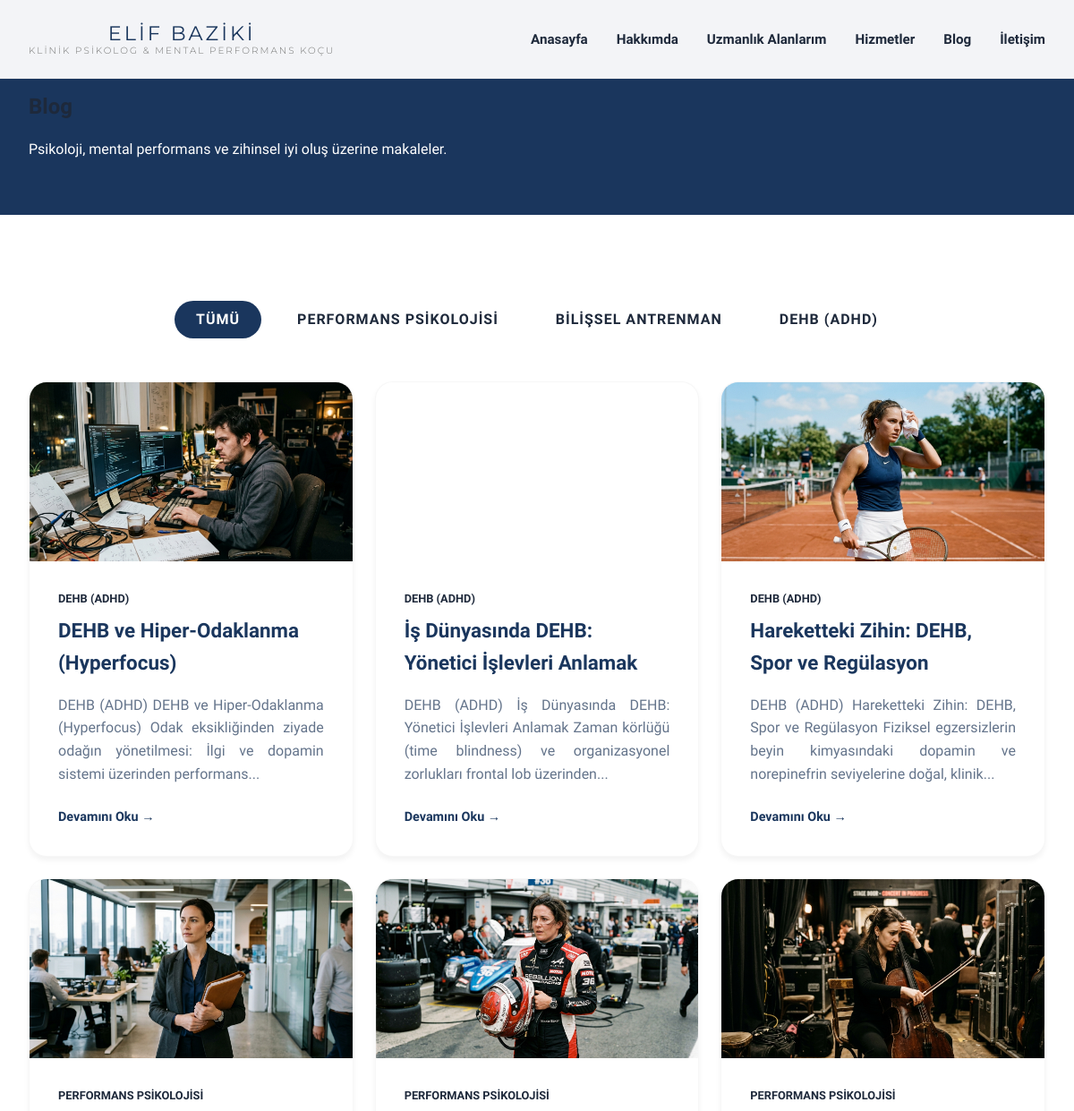
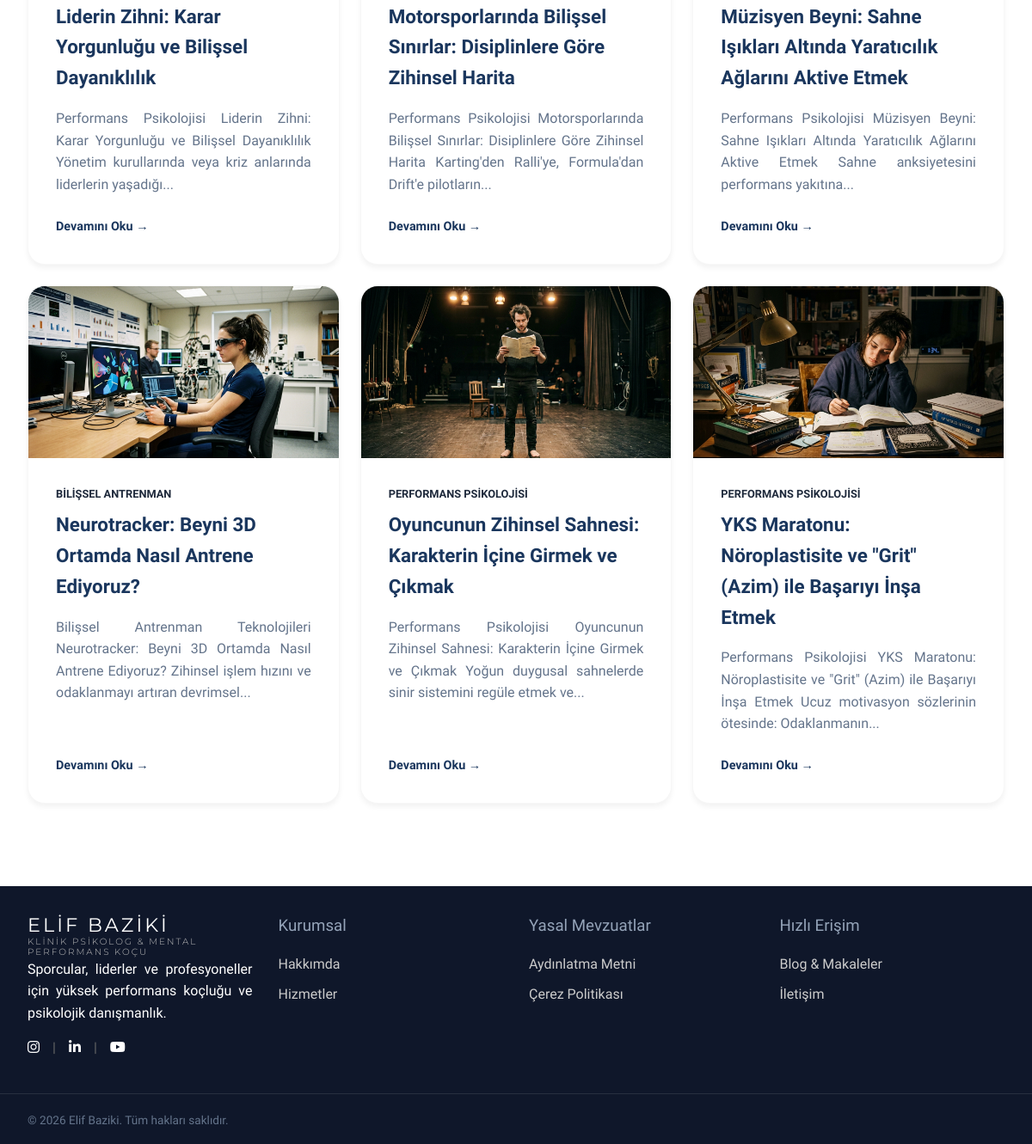
Page /blog on the committed database (2 pictures, top to bottom).
### tables this page shows
CREATE TABLE blog_posts (
        id INTEGER PRIMARY KEY AUTOINCREMENT,
        slug TEXT UNIQUE,
        title TEXT,
        meta_description TEXT,
        focus_keyword TEXT,
        keywords TEXT,
        featured_image TEXT,
        content TEXT,
        created_at DATETIME DEFAULT CURRENT_TIMESTAMP,
        updated_at DATETIME DEFAULT CURRENT_TIMESTAMP
    );

### includes/functions.php (called while the page is built, shortened)
<?php
function get_all_posts($db) {
    $stmt = $db->query("SELECT * FROM blog_posts ORDER BY created_at DESC");
    return $stmt->fetchAll();
}

### includes/config.php (called while the page is built, shortened)
<?php
function get_setting($db, $key, $default = '') {
    $stmt = $db->prepare("SELECT setting_value FROM settings WHERE setting_key = ?");
    $stmt->execute([$key]);
    $result = $stmt->fetch();
    return $result ? $result['setting_value'] : $default;
}

### templates/blog-liste.php (the view, shortened to what this page needs)
<?php
require_once BASE_PATH . '/includes/header.php';
?>
<section class="page-header" style="background: var(--primary-color); color: white; padding: 100px 0 60px;">
    <div class="container">
        <h1>Blog</h1>
        <p>Psikoloji, mental performans ve zihinsel iyi oluş üzerine makaleler.</p>
    </div>
</section>
<section class="section">
    <div class="container">
        <div style="display: flex; gap: 1rem; margin-bottom: 3rem; flex-wrap: wrap; justify-content: center;">
            <a href="#" class="btn-main" style="background: var(--primary-color); color: var(--white); padding: 0.5rem 1.5rem;">Tümü</a>
            <a href="#" class="btn-main" style="background: transparent; color: var(--text-dark); border-color: #ddd; padding: 0.5rem 1.5rem;">Performans Psikolojisi</a>
            <a href="#" class="btn-main" style="background: transparent; color: var(--text-dark); border-color: #ddd; padding: 0.5rem 1.5rem;">Bilişsel Antrenman</a>
            <a href="#" class="btn-main" style="background: transparent; color: var(--text-dark); border-color: #ddd; padding: 0.5rem 1.5rem;">DEHB (ADHD)</a>
        </div>
        <div class="specialties-grid">
            <?php
            $posts = get_all_posts($db);
            foreach($posts as $post):
                $img = $post['featured_image'] ? htmlspecialchars($post['featured_image']) : BASE_URL . '/assets/images/default-blog.jpg';
                $cat = $post['keywords'] ? htmlspecialchars($post['keywords']) : 'Genel';
            ?>
            <div class="card" style="padding: 0; overflow: hidden; display: flex; flex-direction: column;">
                <div style="height: 200px; background-image: url('<?php echo $img; ?>'); background-size: cover; background-position: center;"></div>
                <div style="padding: 2rem; flex: 1; display: flex; flex-direction: column;">
                    <span style="color: var(--accent); font-size: 0.8rem; font-weight: 600; text-transform: uppercase; margin-bottom: 0.5rem;"><?php echo $cat; ?></span>
                    <h3 style="margin-bottom: 1rem;"><a href="<?php echo BASE_URL; ?>/blog/<?php echo $post['slug']; ?>"><?php echo htmlspecialchars($post['title']); ?></a></h3>
                    <p style="margin-bottom: 1.5rem; flex: 1;"><?php echo htmlspecialchars($post['meta_description']); ?></p>
                    <a href="<?php echo BASE_URL; ?>/blog/<?php echo $post['slug']; ?>" style="color: var(--primary-color); font-weight: 600; font-size: 0.9rem;">Devamını Oku &rarr;</a>
                </div>
            </div>
            <?php endforeach; ?>
        </div>
    </div>
</section>
<?php require_once BASE_PATH . '/includes/footer.php'; ?>

### index.php (shortened to what this page needs)
<?php
require_once 'includes/config.php';
require_once 'includes/functions.php';
$route = isset($_GET['route']) ? rtrim($_GET['route'], '/') : '';
$allowed_pages = ['hakkimda', 'hizmetler', 'iletisim', 'uzmanlik-alanlari'];
if ($route == '' || $route == 'anasayfa' || $route == 'index') {
    $page = 'anasayfa.php';
} elseif ($route == 'admin' || strpos($route, 'admin/') === 0) {
    header('Location: ' . BASE_URL . '/admin/');
    exit;
} elseif ($route == 'submit-contact') {
    $page = 'submit-contact.php';
} elseif ($route == 'blog') {
    $page = 'blog-liste.php';
} elseif (preg_match('#^test/(.+)$#', $route, $matches)) {
    $slug = $matches[1];
    $page = 'test-detay.php';
} else {
    if (in_array($route, $allowed_pages)) {
        $page = $route . '.php';
    } else {
        $page = '404.php';
    }
}
$template_path = BASE_PATH . '/templates/' . $page;
if (file_exists($template_path)) {
    require $template_path;
} else {
    require BASE_PATH . '/templates/404.php';
}

### includes/header.php (shortened to what this page needs)
<!DOCTYPE html>
<html lang="tr">
<head>
    <link rel="stylesheet" href="<?php echo BASE_URL; ?>/assets/css/style.css?v=<?php echo time(); ?>">
    <link rel="stylesheet" href="https://cdnjs.cloudflare.com/ajax/libs/font-awesome/6.4.0/css/all.min.css">
</head>
<body>
    <nav class="navbar">
        <div class="container nav-container">
            <a href="<?php echo BASE_URL; ?>" class="logo" style="display:flex; flex-direction:column; line-height:1.2; align-items:center; text-align:center;">
                Elif Baziki
                <span style="font-size: 0.65rem; font-weight: 300; color: #777; letter-spacing: 2px; text-transform: uppercase;">KLİNİK PSİKOLOG & MENTAL PERFORMANS KOÇU</span>
            </a>
            <div class="nav-links">
                <a href="<?php echo BASE_URL; ?>">Anasayfa</a>
                <a href="<?php echo BASE_URL; ?>/hakkimda">Hakkımda</a>
                <a href="<?php echo BASE_URL; ?>/uzmanlik-alanlari" class="hide-on-mobile">Uzmanlık Alanlarım</a>
                <a href="<?php echo BASE_URL; ?>/hizmetler">Hizmetler</a>
                <a href="<?php echo BASE_URL; ?>/blog">Blog</a>
                <a href="<?php echo BASE_URL; ?>/iletisim">İletişim</a>
            </div>
        </div>
    </nav>

### includes/footer.php (shortened to what this page needs)
<?php
$footer_data = [
    'kurumsal' => [],
    'yasal' => [],
    'hizli_erisim' => []
];
$social_instagram = get_setting($db, 'social_instagram', '#');
$social_linkedin = get_setting($db, 'social_linkedin', '#');
$social_youtube = get_setting($db, 'social_youtube', '#');
?>
    <footer class="footer">
        <div class="container footer-content" style="display: grid; grid-template-columns: repeat(auto-fit, minmax(200px, 1fr)); gap: 30px;">
            <div class="footer-brand">
                <a href="<?php echo BASE_URL; ?>" class="logo" style="display:flex; flex-direction:column; line-height:1.2; color: #fff; align-items:flex-start;">
                    Elif Baziki
                    <span style="font-size: 0.65rem; font-weight: 300; color: #bbb; letter-spacing: 2px; text-transform: uppercase;">KLİNİK PSİKOLOG & MENTAL PERFORMANS KOÇU</span>
                </a>
                <p>Sporcular, liderler ve profesyoneller için yüksek performans koçluğu ve psikolojik danışmanlık.</p>
                <div class="social-links" style="margin-top: 15px; display: flex; align-items: center; gap: 15px;">
                    <a href="<?php echo htmlspecialchars($social_instagram); ?>" aria-label="Instagram" target="_blank"><i class="fab fa-instagram"></i></a>
                    <span style="color: #666;">|</span>
                    <a href="<?php echo htmlspecialchars($social_linkedin); ?>" aria-label="LinkedIn" target="_blank"><i class="fab fa-linkedin-in"></i></a>
                    <span style="color: #666;">|</span>
                    <a href="<?php echo htmlspecialchars($social_youtube); ?>" aria-label="YouTube" target="_blank"><i class="fab fa-youtube"></i></a>
                </div>
            </div>
            <div class="footer-links">
                <h3 style="color: #94a3b8; font-weight: 300;">Kurumsal</h3>
                <ul style="list-style: none; padding: 0; margin: 0;">
                    <?php if(empty($footer_data['kurumsal'])): ?>
                        <li style="margin-bottom: 10px;"><a href="<?php echo BASE_URL; ?>/hakkimda" style="color: #ccc; text-decoration: none;">Hakkımda</a></li>
                        <li style="margin-bottom: 10px;"><a href="<?php echo BASE_URL; ?>/hizmetler" style="color: #ccc; text-decoration: none;">Hizmetler</a></li>
                    <?php endif; ?>
                </ul>
            </div>
            <div class="footer-links">
                <h3 style="color: #94a3b8; font-weight: 300;">Yasal Mevzuatlar</h3>
                <ul style="list-style: none; padding: 0; margin: 0;">
                    <?php if(empty($footer_data['yasal'])): ?>
                        <li style="margin-bottom: 10px;"><a href="#" style="color: #ccc; text-decoration: none;">Aydınlatma Metni</a></li>
                        <li style="margin-bottom: 10px;"><a href="#" style="color: #ccc; text-decoration: none;">Çerez Politikası</a></li>
                    <?php endif; ?>
                </ul>
            </div>
            <div class="footer-links">
                <h3 style="color: #94a3b8; font-weight: 300;">Hızlı Erişim</h3>
                <ul style="list-style: none; padding: 0; margin: 0;">
                    <?php if(empty($footer_data['hizli_erisim'])): ?>
                        <li style="margin-bottom: 10px;"><a href="<?php echo BASE_URL; ?>/blog" style="color: #ccc; text-decoration: none;">Blog & Makaleler</a></li>
                        <li style="margin-bottom: 10px;"><a href="<?php echo BASE_URL; ?>/iletisim" style="color: #ccc; text-decoration: none;">İletişim</a></li>
                    <?php endif; ?>
                </ul>
            </div>
        </div>
        <div class="footer-bottom" style="margin-top: 40px; border-top: 1px solid rgba(255,255,255,0.1); padding-top: 20px;">
            <div class="container" style="text-align: center;">
                <p>&copy; <?php echo date('Y'); ?> Elif Baziki. Tüm hakları saklıdır.</p>
            </div>
        </div>
    </footer>
</body>
</html>

### assets/css/style.css (style rules this page uses)
:root { --primary-color: #1A365D; --lavender: #E6E6FA; --lavender-dark: #967BB6; --clinical-bg: linear-gradient(135deg, #ffffff 0%, #f0f4f8 100%); --neon-orange: #FF4500; --neon-pink: #FF007F; --perf-bg: radial-gradient(circle at center, #1a1a2e 0%, #000000 100%); --text-dark: #1E293B; --text-light: #64748B; --white: #ffffff; --live-color: #e63946; --font-main: 'Plus Jakarta Sans', sans-serif; --font-heading: 'Plus Jakarta Sans', sans-serif; --font-clinical: 'Cinzel', serif; --font-logo: 'Montserrat', sans-serif; --transition: all 0.7s cubic-bezier(0.25, 1, 0.5, 1); --shadow-sm: 0 4px 6px rgba(0,0,0,0.05); --shadow-md: 0 10px 20px rgba(0,0,0,0.08); }
* { margin: 0; padding: 0; box-sizing: border-box; }
body { font-family: var(--font-main); background-color: #ffffff; color: var(--text-dark); line-height: 1.6; overflow-x: hidden; }
h1, h2, h3, h4, h5, h6 { font-family: var(--font-heading); font-weight: 800; color: var(--text-dark); margin-bottom: 1rem; }
a { text-decoration: none; color: inherit; transition: var(--transition); }
ul { list-style: none; }
.container { max-width: 1200px; margin: 0 auto; padding: 0 2rem; }
.navbar { position: fixed; top: 0; width: 100%; padding: 1.5rem 0; background: rgba(255, 255, 255, 0.95); backdrop-filter: blur(10px); z-index: 1000; border-bottom: 1px solid rgba(0,0,0,0.05); transition: var(--transition); }
.nav-container { display: flex; justify-content: space-between; align-items: center; }
.logo { font-family: var(--font-logo); font-size: 1.4rem; font-weight: 400; color: var(--primary-color); letter-spacing: 3px; text-transform: uppercase; }
.nav-links { display: flex; align-items: center; gap: 2rem; }
.nav-links a { font-size: 0.95rem; font-weight: 600; color: var(--text-dark); }
.section { padding: 6rem 0; }
.btn-main { display: inline-block; background-color: var(--primary-color); color: var(--white); padding: 1rem 2.5rem; border-radius: 50px; font-size: 1rem; font-weight: 700; transition: var(--transition); text-transform: uppercase; letter-spacing: 1px; font-family: var(--font-main); }
.specialties-grid { display: grid; grid-template-columns: repeat(auto-fit, minmax(280px, 1fr)); gap: 1.5rem; }
.card { background: var(--white); padding: 2.5rem; border-radius: 20px; box-shadow: var(--shadow-sm); transition: var(--transition); border: 1px solid rgba(0,0,0,0.03); }
.card h3 { font-size: 1.4rem; color: var(--primary-color); margin-bottom: 1rem; }
.card p { font-size: 1rem; color: var(--text-light); line-height: 1.6; }
.footer { background-color: #0F172A; color: var(--white); padding: 2rem 0 1rem; }
.footer-bottom { text-align: center; padding-top: 2rem; border-top: 1px solid rgba(255,255,255,0.1); color: #64748b; font-size: 0.85rem; }
p { text-align: justify; }

### rows in the picture
blog_posts: featured_image (picture), keywords "DEHB (ADHD)", title "DEHB ve Hiper-Odaklanma (Hyperfocus)", meta_description "DEHB (ADHD) DEHB ve Hiper-Odaklanma (Hyperfocus) Odak eksikliğinden ziyade odağın yönetilmesi: İlgi ve dopamin sistemi üzerinden performans..."
blog_posts: keywords "DEHB (ADHD)", title "İş Dünyasında DEHB: Yönetici İşlevleri Anlamak", meta_description "DEHB (ADHD) İş Dünyasında DEHB: Yönetici İşlevleri Anlamak Zaman körlüğü (time blindness) ve organizasyonel zorlukları frontal lob üzerinden..."
blog_posts: featured_image (picture), keywords "DEHB (ADHD)", title "Hareketteki Zihin: DEHB, Spor ve Regülasyon", meta_description "DEHB (ADHD) Hareketteki Zihin: DEHB, Spor ve Regülasyon Fiziksel egzersizlerin beyin kimyasındaki dopamin ve norepinefrin seviyelerine doğal, klinik..."
blog_posts: featured_image (picture), keywords "PERFORMANS PSIKOLOJISI", title "Liderin Zihni: Karar Yorgunluğu ve Bilişsel Dayanıklılık", meta_description "Performans Psikolojisi Liderin Zihni: Karar Yorgunluğu ve Bilişsel Dayanıklılık Yönetim kurullarında veya kriz anlarında liderlerin yaşadığı..."
blog_posts: featured_image (picture), keywords "PERFORMANS PSIKOLOJISI", title "Motorsporlarında Bilişsel Sınırlar: Disiplinlere Göre Zihinsel Harita", meta_description "Performans Psikolojisi Motorsporlarında Bilişsel Sınırlar: Disiplinlere Göre Zihinsel Harita Karting'den Ralli'ye, Formula'dan Drift'e pilotların..."
blog_posts: featured_image (picture), keywords "PERFORMANS PSIKOLOJISI", title "Müzisyen Beyni: Sahne Işıkları Altında Yaratıcılık Ağlarını Aktive Etmek", meta_description "Performans Psikolojisi Müzisyen Beyni: Sahne Işıkları Altında Yaratıcılık Ağlarını Aktive Etmek Sahne anksiyetesini performans yakıtına..."
blog_posts: featured_image (picture), keywords "BILIŞSEL ANTRENMAN", title "Neurotracker: Beyni 3D Ortamda Nasıl Antrene Ediyoruz?", meta_description "Bilişsel Antrenman Teknolojileri Neurotracker: Beyni 3D Ortamda Nasıl Antrene Ediyoruz? Zihinsel işlem hızını ve odaklanmayı artıran devrimsel..."
blog_posts: featured_image (picture), keywords "PERFORMANS PSIKOLOJISI", title "Oyuncunun Zihinsel Sahnesi: Karakterin İçine Girmek ve Çıkmak", meta_description "Performans Psikolojisi Oyuncunun Zihinsel Sahnesi: Karakterin İçine Girmek ve Çıkmak Yoğun duygusal sahnelerde sinir sistemini regüle etmek ve..."
blog_posts: featured_image (picture), keywords "PERFORMANS PSIKOLOJISI", title "YKS Maratonu: Nöroplastisite ve \"Grit\" (Azim) ile Başarıyı İnşa Etmek", meta_description "Performans Psikolojisi YKS Maratonu: Nöroplastisite ve \"Grit\" (Azim) ile Başarıyı İnşa Etmek Ucuz motivasyon sözlerinin ötesinde: Odaklanmanın..."
